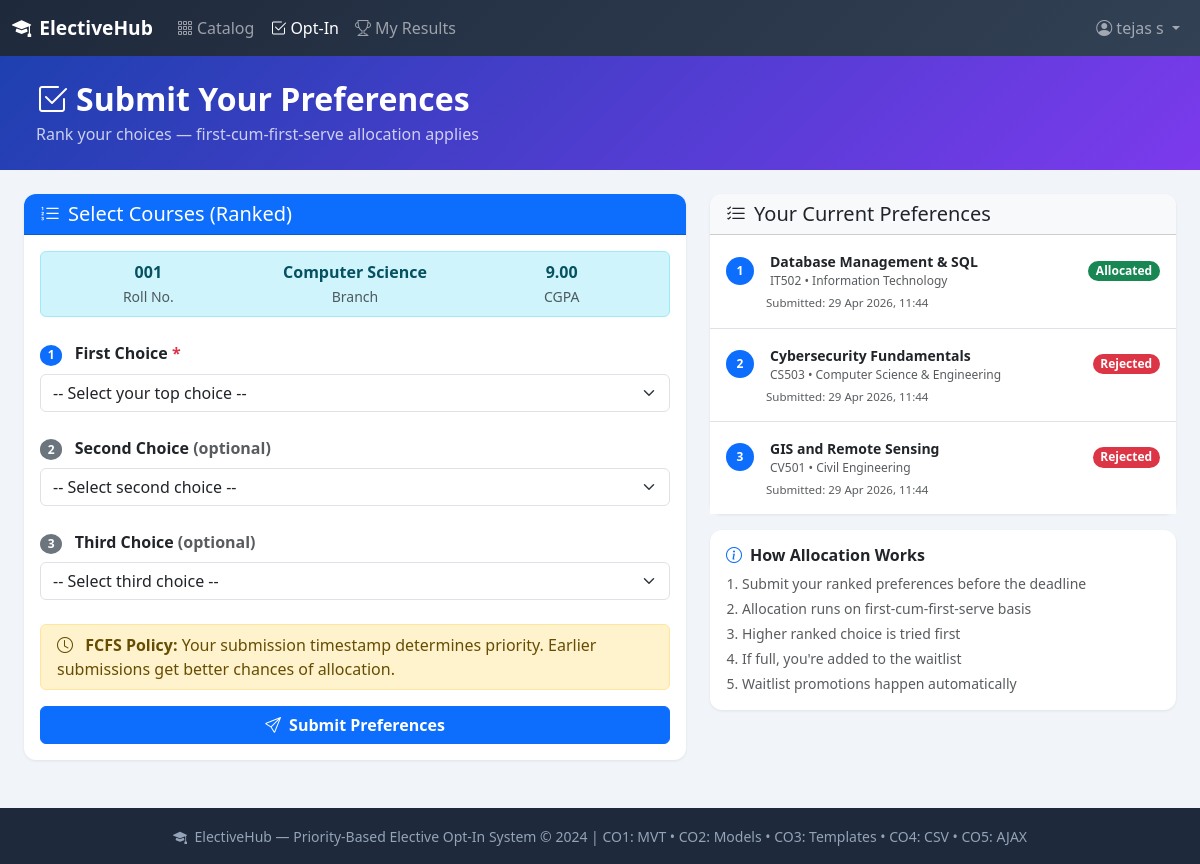
Screenshot of /submit/ (signed in) with the database file from the repository.
### electives/models.py (models this page shows, shortened)
class Student(models.Model):
    BRANCH_CHOICES = [
        ('CSE', 'Computer Science'),
        ('ECE', 'Electronics & Communication'),
        ('MECH', 'Mechanical Engineering'),
        ('CIVIL', 'Civil Engineering'),
        ('EEE', 'Electrical Engineering'),
        ('IT', 'Information Technology'),
        ('CHEM', 'Chemical Engineering'),
        ('BIO', 'Biotechnology'),
    ]
    user = models.OneToOneField(User, on_delete=models.CASCADE, related_name='student')
    roll_number = models.CharField(max_length=20, unique=True)
    branch = models.CharField(max_length=10, choices=BRANCH_CHOICES)
    current_semester = models.PositiveIntegerField(default=1)
    cgpa = models.DecimalField(max_digits=4, decimal_places=2, default=0.00)
    phone = models.CharField(max_length=15, blank=True)

class Preference(models.Model):
    STATUS_CHOICES = [
        ('pending', 'Pending'),
        ('allocated', 'Allocated'),
        ('waitlisted', 'Waitlisted'),
        ('rejected', 'Rejected'),
    ]
    student = models.ForeignKey(Student, on_delete=models.CASCADE, related_name='preferences')
    course = models.ForeignKey(Course, on_delete=models.CASCADE, related_name='preferences')
    rank = models.PositiveIntegerField(help_text="1 = top choice")
    timestamp = models.DateTimeField(default=timezone.now)
    status = models.CharField(max_length=20, choices=STATUS_CHOICES, default='pending')
    waitlist_position = models.PositiveIntegerField(null=True, blank=True)
    class Meta:
        unique_together = ('student', 'course')
        ordering = ['timestamp', 'rank']

class Course(models.Model):
    CATEGORY_CHOICES = [
        ('professional', 'Professional Elective'),
        ('open', 'Open Elective'),
        ('ability', 'Ability Enhancement'),
    ]
    title = models.CharField(max_length=200)
    code = models.CharField(max_length=20, unique=True)
    category = models.CharField(max_length=20, choices=CATEGORY_CHOICES, default='open')
    department = models.ForeignKey(Department, on_delete=models.CASCADE, related_name='courses')
    salient_features = models.TextField(help_text="Key highlights and topics covered")
    job_perspective = models.TextField(help_text="Career opportunities this course opens")
    prerequisites = models.TextField(blank=True, help_text="Required prior knowledge/courses")
    total_seats = models.PositiveIntegerField(default=30)
    available_seats = models.PositiveIntegerField(default=30)
    semester_offered = models.PositiveIntegerField(default=5, help_text="Which semester this is offered")
    branch_quota = models.JSONField(
        default=dict,
        blank=True,
        help_text='Branch-wise seat limits. E.g. {"CSE": 10, "ECE": 5}'
    )
    is_active = models.BooleanField(default=True)
    created_at = models.DateTimeField(auto_now_add=True)
    class Meta:
        ordering = ['title']
    def __str__(self):
        return f"{self.code} - {self.title}"

class Department(models.Model):
    name = models.CharField(max_length=100)
    code = models.CharField(max_length=10, unique=True)

### electives/views.py (the view, shortened to what this page needs)
# urls.py: path('submit/', views.SubmitPreferenceView.as_view(), name='submit_preference'),
class SubmitPreferenceView(LoginRequiredMixin, View):
    def _get_student(self, request):
        try:
            return request.user.student
        except Student.DoesNotExist:
            return None
    def get(self, request):
        student = self._get_student(request)
        if not student:
            messages.error(request, "Student profile not found. Contact admin.")
            return redirect('catalog')
        existing_prefs = student.preferences.select_related('course').order_by('rank')
        form = PreferenceForm(student=student)
        return render(request, 'electives/submit.html', {
            'form': form,
            'student': student,
            'existing_prefs': existing_prefs,
        })

### templates/electives/submit.html (shortened to what this page needs)
{% extends 'base.html' %}
{% block content %}
<div class="hero-gradient text-white py-4 px-4 mb-4">
    <div class="container-fluid">
        <h2 class="fw-bold mb-1"><i class="bi bi-check2-square me-2"></i>Submit Your Preferences</h2>
        <p class="mb-0 opacity-75">Rank your choices — first-cum-first-serve allocation applies</p>
    </div>
</div>
<div class="container-fluid px-4">
    <div class="row g-4">
        <div class="col-lg-7">
            <div class="card">
                <div class="card-header bg-primary text-white">
                    <h5 class="mb-0"><i class="bi bi-list-ol me-2"></i>Select Courses (Ranked)</h5>
                </div>
                <div class="card-body">
                    <div class="alert alert-info py-2 mb-4">
                        <div class="row text-center">
                            <div class="col-4">
                                <div class="fw-bold">{{ student.roll_number }}</div>
                                <small class="text-muted">Roll No.</small>
                            </div>
                            <div class="col-4">
                                <div class="fw-bold">{{ student.get_branch_display }}</div>
                                <small class="text-muted">Branch</small>
                            </div>
                            <div class="col-4">
                                <div class="fw-bold">{{ student.cgpa }}</div>
                                <small class="text-muted">CGPA</small>
                            </div>
                        </div>
                    </div>
                    <form method="post" id="preferenceForm">
                        <div class="mb-4">
                            <label class="form-label fw-semibold">
                                <span class="badge bg-primary rounded-circle me-2">1</span>
                                First Choice <span class="text-danger">*</span>
                            </label>
                            <select name="choice1" id="choice1" class="form-select {% if form.choice1.errors %}is-invalid{% endif %}"
                                    onchange="updateSeatInfo('choice1', this.value)">
                                <option value="">-- Select your top choice --</option>
                            </select>
                        </div>
                        <div class="mb-4">
                            <label class="form-label fw-semibold">
                                <span class="badge bg-secondary rounded-circle me-2">2</span>
                                Second Choice <span class="text-muted">(optional)</span>
                            </label>
                            <select name="choice2" id="choice2" class="form-select {% if form.choice2.errors %}is-invalid{% endif %}"
                                    onchange="updateSeatInfo('choice2', this.value)">
                                <option value="">-- Select second choice --</option>
                            </select>
                        </div>
                        <div class="mb-4">
                            <label class="form-label fw-semibold">
                                <span class="badge bg-secondary rounded-circle me-2">3</span>
                                Third Choice <span class="text-muted">(optional)</span>
                            </label>
                            <select name="choice3" id="choice3" class="form-select {% if form.choice3.errors %}is-invalid{% endif %}"
                                    onchange="updateSeatInfo('choice3', this.value)">
                                <option value="">-- Select third choice --</option>
                            </select>
                        </div>
                        <div class="alert alert-warning py-2">
                            <i class="bi bi-clock me-2"></i>
                            <strong>FCFS Policy:</strong> Your submission timestamp determines priority.
                            Earlier submissions get better chances of allocation.
                        </div>
                        <button type="submit" class="btn btn-primary w-100 fw-semibold">
                            <i class="bi bi-send me-2"></i>Submit Preferences
                        </button>
                    </form>
                </div>
            </div>
        </div>
        <div class="col-lg-5">
            <div class="card">
                <div class="card-header bg-light">
                    <h5 class="mb-0"><i class="bi bi-list-check me-2"></i>Your Current Preferences</h5>
                </div>
                <div class="card-body p-0">
                    {% if existing_prefs %}
                    <div class="list-group list-group-flush">
                        {% for pref in existing_prefs %}
                        <div class="list-group-item px-3 py-3">
                            <div class="d-flex align-items-center">
                                <span class="badge bg-primary rounded-circle me-3" style="width:28px;height:28px;display:flex;align-items:center;justify-content:center">
                                    {{ pref.rank }}
                                </span>
                                <div class="flex-grow-1">
                                    <div class="fw-semibold small">{{ pref.course.title }}</div>
                                    <div class="text-muted" style="font-size:0.75rem">
                                        {{ pref.course.code }} &bull; {{ pref.course.department.name }}
                                    </div>
                                </div>
                                <span class="badge rounded-pill
                                    {% if pref.status == 'allocated' %}bg-success
                                    {% elif pref.status == 'waitlisted' %}bg-warning text-dark
                                    {% elif pref.status == 'rejected' %}bg-danger
                                    {% else %}bg-secondary{% endif %}">
                                    {{ pref.get_status_display }}
                                </span>
                            </div>
                            <div class="mt-1 text-muted" style="font-size:0.72rem;padding-left:40px">
                                Submitted: {{ pref.timestamp|date:"d M Y, H:i" }}
                            </div>
                        </div>
                        {% endfor %}
                    </div>
                    {% else %}
                    <div class="text-center py-5 text-muted">
                        <i class="bi bi-inbox" style="font-size:2.5rem"></i>
                        <p class="mt-2">No preferences submitted yet</p>
                    </div>
                    {% endif %}
                </div>
            </div>
            <div class="card mt-3">
                <div class="card-body">
                    <h6 class="fw-bold"><i class="bi bi-info-circle me-2 text-primary"></i>How Allocation Works</h6>
                    <ol class="small text-muted ps-3 mb-0">
                        <li class="mb-1">Submit your ranked preferences before the deadline</li>
                        <li class="mb-1">Allocation runs on first-cum-first-serve basis</li>
                        <li class="mb-1">Higher ranked choice is tried first</li>
                        <li class="mb-1">If full, you're added to the waitlist</li>
                        <li>Waitlist promotions happen automatically</li>
                    </ol>
                </div>
            </div>
        </div>
    </div>
</div>
{% endblock %}

### templates/base.html (shortened to what this page needs)
<!DOCTYPE html>
<html lang="en">
<head>
    <link href="https://cdn.jsdelivr.net/npm/bootstrap@5.3.2/dist/css/bootstrap.min.css" rel="stylesheet">
    <link rel="stylesheet" href="https://cdn.jsdelivr.net/npm/bootstrap-icons@1.11.1/font/bootstrap-icons.css">
</head>
<body>
<nav class="navbar navbar-expand-lg navbar-dark">
    <div class="container-fluid">
        <a class="navbar-brand" href="{% url 'catalog' %}">
            <i class="bi bi-mortarboard-fill me-2"></i>ElectiveHub
        </a>
        <div class="collapse navbar-collapse" id="navbarNav">
            <ul class="navbar-nav me-auto">
                <li class="nav-item">
                    <a class="nav-link {% if request.resolver_match.url_name == 'catalog' %}active{% endif %}" href="{% url 'catalog' %}">
                        <i class="bi bi-grid-3x3-gap me-1"></i>Catalog
                    </a>
                </li>
                {% if user.is_authenticated and not user.is_staff %}
                <li class="nav-item">
                    <a class="nav-link {% if request.resolver_match.url_name == 'submit_preference' %}active{% endif %}" href="{% url 'submit_preference' %}">
                        <i class="bi bi-check2-square me-1"></i>Opt-In
                    </a>
                </li>
                <li class="nav-item">
                    <a class="nav-link {% if request.resolver_match.url_name == 'results' %}active{% endif %}" href="{% url 'results' %}">
                        <i class="bi bi-trophy me-1"></i>My Results
                    </a>
                </li>
                {% endif %}
            </ul>
            <ul class="navbar-nav">
                {% if user.is_authenticated %}
                <li class="nav-item dropdown">
                    <a class="nav-link dropdown-toggle" href="#" data-bs-toggle="dropdown">
                        <i class="bi bi-person-circle me-1"></i>{{ user.get_full_name|default:user.username }}
                    </a>
                </li>
                {% else %}
                <li class="nav-item"><a class="nav-link" href="{% url 'login' %}">Login</a></li>
                <li class="nav-item"><a class="btn btn-sm btn-primary ms-2" href="{% url 'register' %}">Register</a></li>
                {% endif %}
            </ul>
        </div>
    </div>
</nav>
<main>
    {% block content %}{% endblock %}
</main>
<footer class="py-3 mt-5">
    <div class="container text-center">
        <small>
            <i class="bi bi-mortarboard-fill me-1"></i>
            ElectiveHub &mdash; Priority-Based Elective Opt-In System &copy; 2024
            | CO1: MVT &bull; CO2: Models &bull; CO3: Templates &bull; CO4: CSV &bull; CO5: AJAX
        </small>
    </div>
</footer>
</body>
</html>

### templates/base.html (style rules this page uses)
:root { --primary: #2563eb; --secondary: #7c3aed; --success: #16a34a; --warning: #d97706; --dark: #1e293b; }
body { background: #f1f5f9; font-family: 'Segoe UI', sans-serif; }
.navbar { background: linear-gradient(135deg, var(--dark), #334155) !important; }
.navbar-brand { font-weight: 700; font-size: 1.2rem; }
.card { border: none; border-radius: 12px; box-shadow: 0 1px 3px rgba(0,0,0,0.08); }
.card-header { border-radius: 12px 12px 0 0 !important; }
.hero-gradient { background: linear-gradient(135deg, #1e40af, #7c3aed); }
footer { background: var(--dark); color: #94a3b8; }

### rows the page displays
Student: roll_number "001", branch "Computer Science", cgpa "9.00"
Preference: rank "1", course "Database Management & SQL", course.code "IT502", course.department.name "Information Technology", status "Allocated", timestamp "29 Apr 2026, 11:44"
Preference: rank "2", course "Cybersecurity Fundamentals", course.code "CS503", course.department.name "Computer Science & Engineering", status "Rejected", timestamp "29 Apr 2026, 11:44"
Preference: rank "3", course "GIS and Remote Sensing", course.code "CV501", course.department.name "Civil Engineering", status "Rejected", timestamp "29 Apr 2026, 11:44"

### other values shown
{{ user.get_full_name|default:user.username }} "tejas s"
